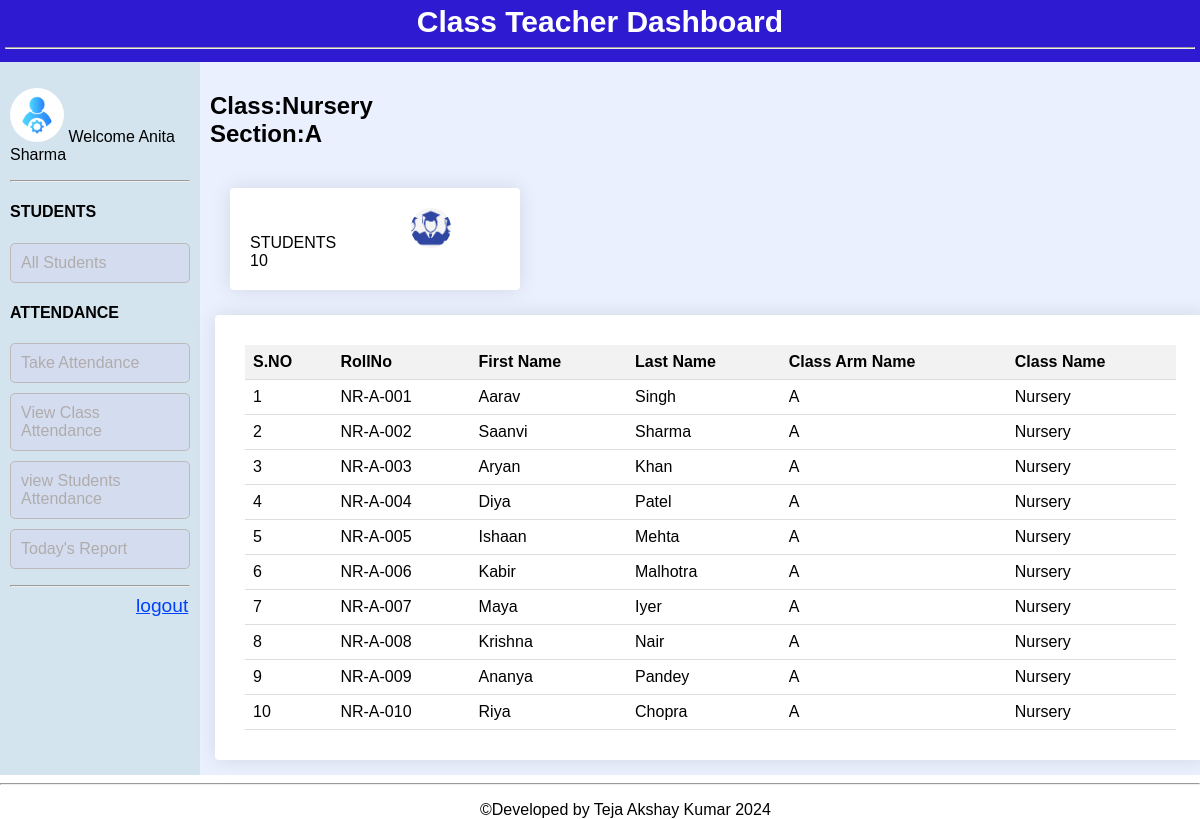
Page /teacher.php?emailid=teacher1@school1.com (signed in) on the committed database.
### tables this page shows
CREATE TABLE `teacher` (
  `TMAILID` varchar(100) NOT NULL,
  `FIRSTNAME` varchar(50) DEFAULT NULL,
  `LASTNAME` varchar(50) DEFAULT NULL,
  `PHONENO` bigint(12) DEFAULT NULL,
  `CLASSNAME` varchar(50) DEFAULT NULL,
  `CLASSARMNAME` varchar(50) DEFAULT NULL,
  `EMAILID` varchar(100) DEFAULT NULL
);

CREATE TABLE `student` (
  `ROLLNO` varchar(30) NOT NULL,
  `FIRSTNAME` varchar(50) DEFAULT NULL,
  `LASTNAME` varchar(50) DEFAULT NULL,
  `EMAILID` varchar(100) NOT NULL,
  `CLASSARMNAME` varchar(50) NOT NULL,
  `CLASSNAME` varchar(50) DEFAULT NULL
);

### teacher.php (the view, shortened to what this page needs)
<?php
$tmailid=$_SESSION["emailid"];
require_once "handlers/dbh.php";
$email="";
$class="";
$section="";
$fn="";
$ln="";
$query="SELECT emailid,classname,classarmname,firstname,lastname from teacher where tmailid=?";
$stmt2=$pdo->prepare($query);
$stmt2->execute([$tmailid]);
$result = $stmt2->fetchAll(PDO::FETCH_ASSOC);
if (!empty($result)) {
    $email = $result[0]['emailid'];
    $class = $result[0]['classname'];
    $section = $result[0]['classarmname'];
    $fn=$result[0]['firstname'];
    $ln=$result[0]['lastname'];
}
else {
    echo "No data found for the teacher with email ID: $tmailid";
    exit();
}
$query = "SELECT firstname,lastname,rollno,classarmname,classname FROM student where emailid=? and classname=? and classarmname=?";
$stmt1 = $pdo->prepare($query);
$stmt1->execute([$email,$class,$section]);
$teachers = $stmt1->fetchAll(PDO::FETCH_ASSOC);
try {
    $query = "select COUNT(*) FROM student where emailid=? and classname=? and classarmname=?";
    $stmt = $pdo->prepare($query);
    $stmt->execute([$email,$class,$section]);
    $students= $stmt->fetchAll(PDO::FETCH_ASSOC);
} catch (PDOException $e){
    die("Query Failed: " . $e->getMessage());
}
?>
<!DOCTYPE html>
<html lang="en">
<head>
    <link rel="stylesheet" href="style1.css">
</head>
<body>
<header>
        <h1>Class Teacher Dashboard</h1>
       <hr>
</header>
<main>
<div class="container">
    <div class="panel panel1">
    <p>  <img src="images/admin.png" alt="Your Wellness, Our Priority" class="alogo">
    <?php echo "<span>" ."Welcome ".$fn." ".$ln. "</span>" ?></p>
  <hr>
    <div>
    <h4>STUDENTS</h4>
    <ul class="item-list">
            <li><a href="teacher.php">All Students</a></li>
        </ul>
    </div>
    <div>
    <h4>ATTENDANCE</h4>
    <ul class="item-list">
            <li><a href="takeattendance.php">Take Attendance</a></li>
            <li><a href="viewclassattendance.php">View Class Attendance</a></li>
            <li><a href="viewstudentattendance.php">view Students Attendance</a></li>
            <li><a href="todaysreport.php">Today's Report</a></li>
        </ul>
    </div>
    <hr>
    <a class="log" href="index.php">logout</a>
    </div>
    <div class="panel panel2">
        <h2> <?php
                echo "<span >"  ."Class:".$class."<br>"." Section:". $section. "</span>";
                ?></h2>
            <div class=" db">
            <div class="board">
            <div class="student-info">
                <span class="student-text">STUDENTS</span>
                <img src="images/logo1.png" alt="Your Wellness, Our" class="dblogo">
                <br>
                <?php
                echo "<span class='student-text'>" . $students[0]['COUNT(*)'] . "</span>";
                ?>
            </div>
            </div>
    </div>
            <div class="board2">
            <div class="student-info">
            <table>
                    <thead>
                        <tr>
                            <th>S.NO</th>
                            <th>RollNo</th>
                            <th>First Name</th>
                            <th>Last Name</th>
                            <th>Class Arm Name</th>
                            <th>Class Name</th>
                        </tr>
                    </thead>
                    <tbody>
                    <?php
                    $i=1;
                        foreach ($teachers as $row) {
                            echo "<tr>";
                            echo "<td>$i</td>";
                            echo "<td>" . $row['rollno'] . "</td>";
                            echo "<td>" . $row['firstname'] . "</td>";
                            echo "<td>" . $row['lastname'] . "</td>";
                            echo "<td>" . $row['classarmname'] . "</td>";
                            echo "<td>" . $row['classname'] . "</td>";
                            echo "</tr>";
                            $i++;
                        }
                        ?>
                    </tbody>
                </table>
            </div>
            </div>
            </div>
    </div>
</main>
<footer>
    <hr>
    <p class="copyright">&copy;Developed by Teja Akshay Kumar 2024</p>
</footer>
</body>
</html>

### style1.css (style rules this page uses)
body, html { margin: 0; padding: 0; height: 100%; font-family: Arial, sans-serif; }
.container { display: flex; height: 100%; }
.panel { padding: 10px; box-sizing: border-box; }
.panel1 { width: 16.6666667%; background-color: #d3e4ef; }
.panel2 { width: 83.3333333%; background-color: #ebf0fe; }
.item-list { list-style-type: none; padding: 0; }
.item-list li { margin-bottom: 10px; background-color: #d4ddef; border-radius: 5px; }
.copyright { margin-left: 40%; }
.item-list li a { display: block; padding: 10px; border: 1px solid #bbb9b9; border-radius: 5px; text-decoration: none; color: #b0acac; transition: background-color 0.3s ease; }
header { background-color: #2e1bd1; padding: 5px; }
.alogo { width: 30%; margin-top: px; border-radius: 100%; }
header h1 { color: #ffffff; font-size: 30px; margin: 0; text-align: center; }
.db { width: 83.3333333%; display: flex; flex-wrap: wrap; flex-direction: row; align-items: center; justify-content: flex-start; }
.board { background-color: rgb(255, 255, 255); border-radius: 4px; box-shadow: 0 0 20px rgba(0, 0, 0, 0.1); padding: 20px; width: 250px; text-align: left; margin: 20px; }
.board2 { background-color: rgb(255, 255, 255); border-radius: 4px; box-shadow: 0 0 20px rgba(0, 0, 0, 0.1); padding: 30px; width: 95%; text-align: left; margin: 5px; }
.student-text { margin-right: 70px; }
.dblogo { width: 40px; margin-top: px; border-radius: 100%; }
.log { color: rgb(0, 64, 255); font-size: larger; margin-left: 70%; }

### teacher.php (style rules this page uses)
table { width: 100%; border-collapse: collapse; }
th, td { padding: 8px; text-align: left; border-bottom: 1px solid #ddd; }
th { background-color: #f2f2f2; }

### rows in the picture
teacher: FIRSTNAME "Anita", LASTNAME "Sharma", CLASSNAME "Nursery", CLASSARMNAME "A"
student: ROLLNO "NR-A-001", FIRSTNAME "Aarav", LASTNAME "Singh", CLASSARMNAME "A", CLASSNAME "Nursery"
student: ROLLNO "NR-A-002", FIRSTNAME "Saanvi", LASTNAME "Sharma", CLASSARMNAME "A", CLASSNAME "Nursery"
student: ROLLNO "NR-A-003", FIRSTNAME "Aryan", LASTNAME "Khan", CLASSARMNAME "A", CLASSNAME "Nursery"
student: ROLLNO "NR-A-004", FIRSTNAME "Diya", LASTNAME "Patel", CLASSARMNAME "A", CLASSNAME "Nursery"
student: ROLLNO "NR-A-005", FIRSTNAME "Ishaan", LASTNAME "Mehta", CLASSARMNAME "A", CLASSNAME "Nursery"
student: ROLLNO "NR-A-006", FIRSTNAME "Kabir", LASTNAME "Malhotra", CLASSARMNAME "A", CLASSNAME "Nursery"
student: ROLLNO "NR-A-007", FIRSTNAME "Maya", LASTNAME "Iyer", CLASSARMNAME "A", CLASSNAME "Nursery"
student: ROLLNO "NR-A-008", FIRSTNAME "Krishna", LASTNAME "Nair", CLASSARMNAME "A", CLASSNAME "Nursery"
student: ROLLNO "NR-A-009", FIRSTNAME "Ananya", LASTNAME "Pandey", CLASSARMNAME "A", CLASSNAME "Nursery"
student: ROLLNO "NR-A-010", FIRSTNAME "Riya", LASTNAME "Chopra", CLASSARMNAME "A", CLASSNAME "Nursery"

### other values in the picture
$students[0]['COUNT(*)'] "10"
